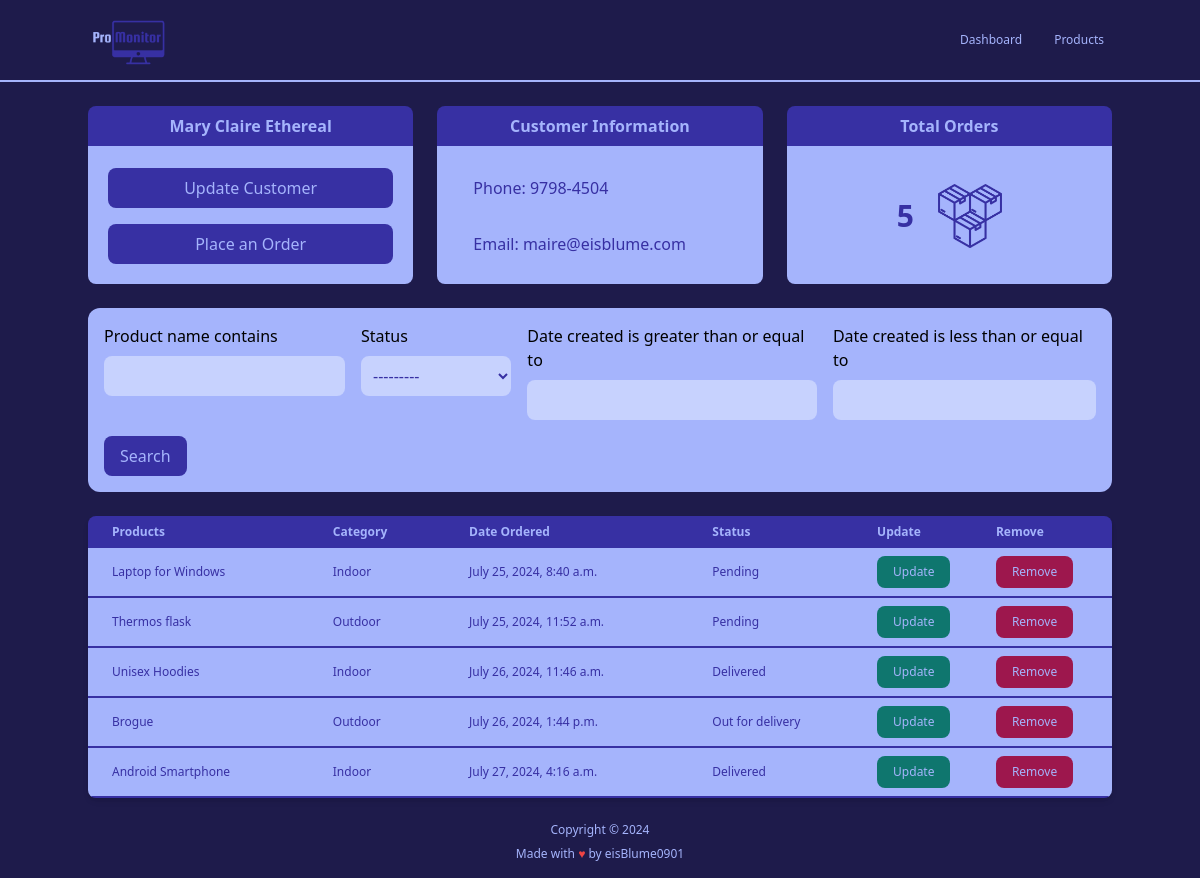
The app's page /customer/1/, older data.
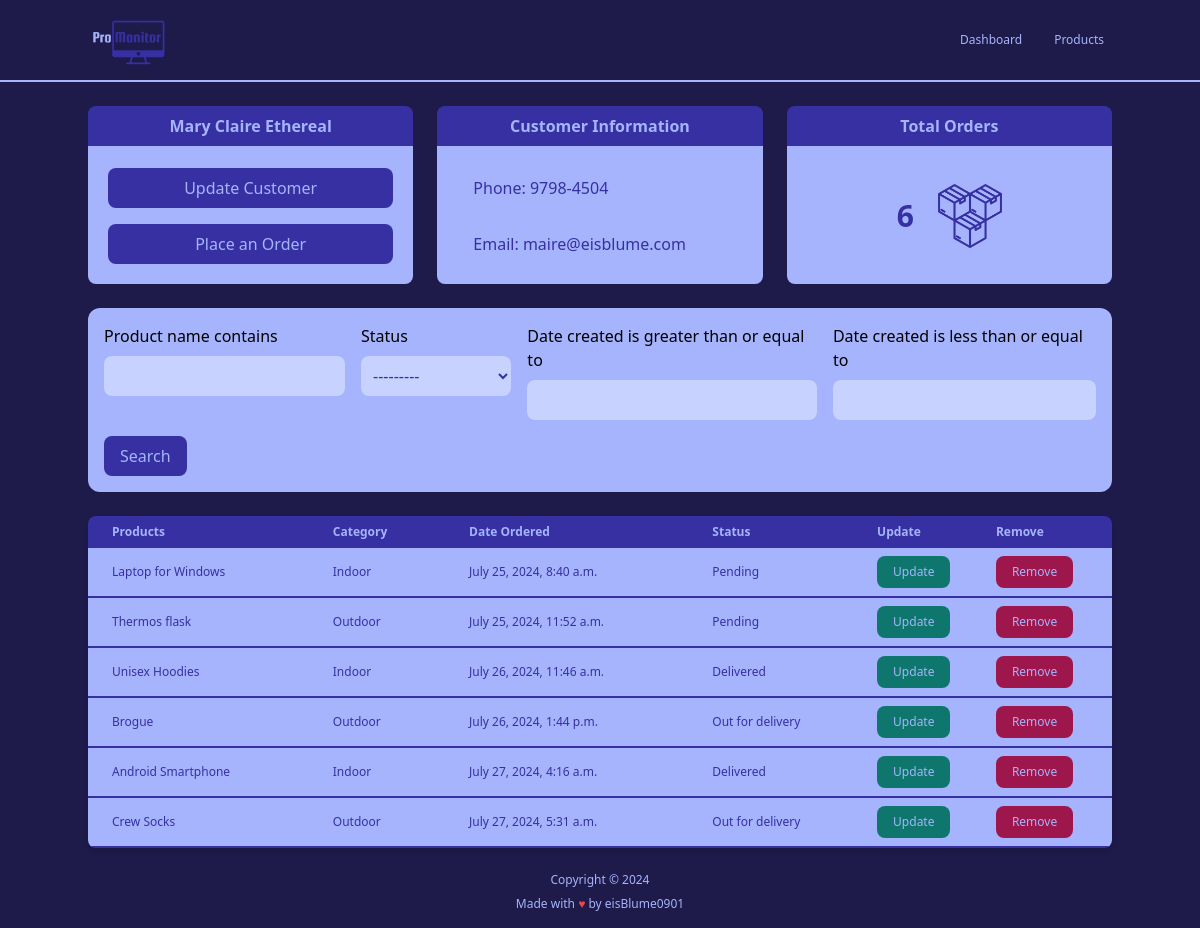
The same page, newer data.
### accounts/models.py (models this page shows, shortened)
class Order(models.Model):
    STATUS = (
        ('Pending', 'Pending'),
        ('Out for delivery', 'Out for delivery'),
        ('Delivered', 'Delivered'),
    )
    customer = models.ForeignKey(Customer, null=True, on_delete=models.SET_NULL)
    product = models.ForeignKey(Product, null=True, on_delete=models.SET_NULL)
    date_created = models.DateTimeField(auto_now_add=True, null=True)
    status = models.CharField(max_length=200, null=True, choices=STATUS)

class Product(models.Model):
    CATEGORY = (
        ('Indoor', 'Indoor'),
        ('Outdoor', 'Outdoor'),
    )
    name = models.CharField(max_length=200, null=True)
    price = models.FloatField(null=True)
    category = models.CharField(max_length=200, null=True, choices=CATEGORY)
    description = models.TextField(null=True, blank=True)
    date_created = models.DateTimeField(auto_now_add=True, null=True)
    tags = models.ManyToManyField('Tag')
    def __str__(self) -> str:
        return self.name

### accounts/views.py (the view)
# urls.py: path('customer/<str:pk>/', views.customer, name="customer"),
def customer(request, pk):
    customer = Customer.objects.get(id=pk)
    orders = customer.order_set.all()
    ordersCount = orders.count()
    orderFilter = OrderFilter(request.GET, queryset=orders)
    orders = orderFilter.qs # From all possible existing orders to filtered order
    context = {
        'customer': customer,
        'orders': orders,
        'ordersCount': ordersCount,
        'orderFilter': orderFilter,
    }
    return render(request, 'accounts/customer.html', context)

### templates/accounts/customer.html (shortened to what this page needs)
{% extends 'main.html' %}
{% block content %}
{% include 'partials/_home_navbar.html' %}
{% include 'partials/_customer_cards.html' %}
{% include 'partials/_search_bar.html' %}
<div class="max-w-screen-lg mx-auto my-6">
        <div class="relative overflow-x-auto shadow-md rounded-lg">
            <table class="w-full text-sm text-left text-indigo-300">
                <thead class="text-xs text-indigo-300 bg-indigo-800">
                    <tr>
                        <th class="px-6 py-2">
                            Products
                        </th>
                        <th class="px-6 py-2">
                            Category
                        </th>
                        <th class="px-6 py-2">
                            Date Ordered
                        </th>
                        <th class="px-6 py-2">
                            Status
                        </th>
                        <th class="p-2">
                            Update
                        </th>
                        <th class="p-2">
                            Remove
                        </th>
                    </tr>
                </thead>
                <tbody class="text-xs text-indigo-800 font-medium">
                    {% for order in orders %}
                    <tr class="bg-indigo-300 border-b-2 border-indigo-800 hover:bg-indigo-200">
                        <td class="px-6 py-2">{{ order.product }}</td>
                        <td class="px-6 py-2">{{ order.product.category }}</td>
                        <td class="px-6 py-2">{{ order.date_created }}</td>
                        <td class="px-6 py-2">{{ order.status}}</td>
                        <td class="p-2">
                            <a href="">
                                <button class="font-medium bg-teal-700 text-indigo-300 rounded-lg px-4 py-2 hover:bg-teal-300 hover:text-indigo-800">Update</button>
                            </a>
                        </td>
                        <td class="p-2">
                            <a href="">
                                <button class="font-medium bg-pink-800 text-indigo-300 rounded-lg px-4 py-2 hover:bg-pink-300 hover:text-indigo-800">Remove</button>
                            </a>
                        </td>
                    </tr>
                    {% endfor %}
                </tbody>
            </table>
        </div>
    </div>
{% endblock %}

### templates/partials/_customer_cards.html
{% load static %}
<div class="grid sm:grid-cols-1 md:grid-cols-2 lg:grid-cols-3 max-w-screen-lg mx-auto justify-between gap-6 mt-6">
    <div class="flex flex-col">
        <h1 class="text-md text-center text-indigo-300 font-bold rounded-t-lg bg-indigo-800 border-indigo-800 border-b-2 border-b-indigo-300 py-2">{{ customer.name }}</h1>
        <div class="rounded-b-lg bg-indigo-300 p-5">
            <div class="flex flex-col space-y-4">
                <button class="font-medium bg-indigo-800 text-indigo-300 rounded-lg hover:bg-indigo-200 hover:text-indigo-800 w-full px-4 py-2">Update Customer</button>
                <button class="font-medium bg-indigo-800 text-indigo-300 rounded-lg hover:bg-indigo-200 hover:text-indigo-800 w-full px-4 py-2"><a href="{% url 'create_order' customer.id %}">Place an Order</a></button>
            </div>
        </div>
    </div>
    <div class="flex flex-col">
        <h1 class="text-md text-center text-indigo-300 font-bold rounded-t-lg bg-indigo-800 border-indigo-800 border-b-2 border-b-indigo-300 py-2">Customer Information</h1>
        <div class="text-indigo-800 font-medium rounded-b-lg bg-indigo-300 p-5">
            <div class="flex flex-col space-y-4">
                <p class="font-medium px-4 py-2">Phone: {{ customer.phone }}</p>
                <p class="font-medium px-4 py-2">Email: {{ customer.email }}</p>
            </div>
        </div>
    </div>
    <div class="flex flex-col">
        <h1 class="text-md text-center text-indigo-300 font-bold rounded-t-lg bg-indigo-800 border-indigo-800 border-b-2 border-b-indigo-300 py-2">Total Orders</h1>
        <div class="rounded-b-lg bg-indigo-300 p-5">
            <div class="flex flex-row mx-auto space-x-6 items-center justify-center py-4">
                <p class="text-3xl text-center text-indigo-800 font-bold">{{ ordersCount }}</p>
                <img src="{% static 'images/total_orders_icon.png' %}" alt="Total Orders Icon" class="w-16">
            </div>
        </div>
    </div>
</div>

Row changes from the older to the newer data that the page shows:
added Order: product "Crew Socks", product.category "Outdoor", date_created "July 27, 2024, 5:31 a.m.", status "Out for delivery"
Text that changed along with them:
{{ ordersCount }}: "5" → "6"
